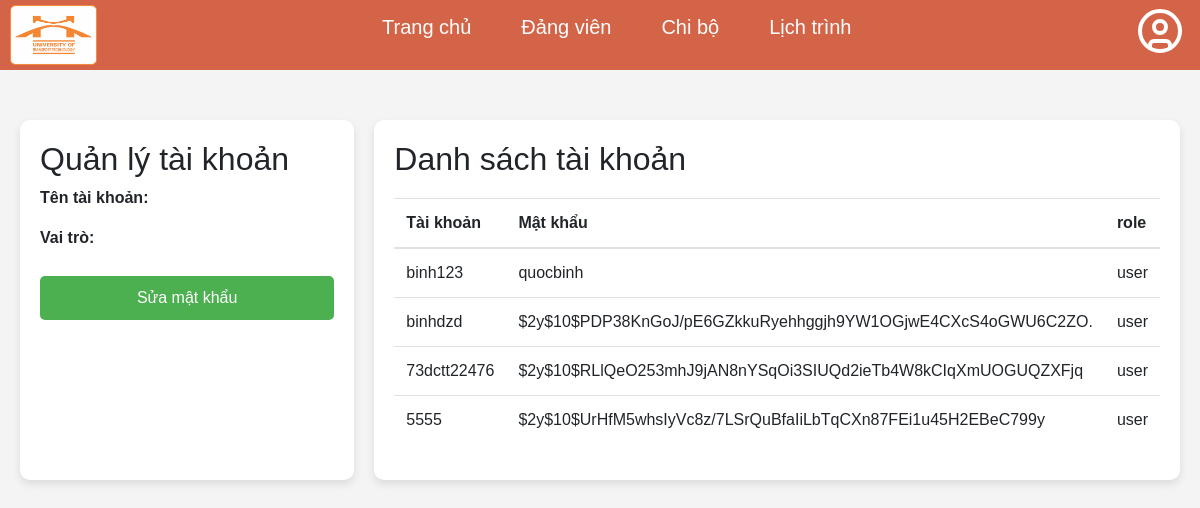
Page /admin/taikhoan.php on the committed database.
### tables this page shows
CREATE TABLE `users` (
  `id` int(11) NOT NULL,
  `username` varchar(50) NOT NULL,
  `password` varchar(255) NOT NULL,
  `role` varchar(10) NOT NULL,
  `maDangVien` varchar(50) DEFAULT NULL
);

### admin/taikhoan.php (called while the page is built)
<?php
    include "../view/header.php";
    include "DanhSach/quan_ly_tai_khoan.php";
?>

### admin/DanhSach/quan_ly_tai_khoan.php (the view, shortened to what this page needs)
<?php
require "Config/connect_db.php";
$username = $_SESSION['username'];
$sql = "SELECT * FROM users WHERE username = ?";
$stmt = $conn->prepare($sql);
$stmt->bind_param("s", $username);
$stmt->execute();
$result = $stmt->get_result();
$user = $result->fetch_assoc();
$isEditingPassword = isset($_GET['edit_password']);
$sql2 = "SELECT username, password, role FROM users where role ='user'";
$result = $conn->query($sql2);
?>
<!DOCTYPE html>
<html lang="vi">
<head>
</head>
<body>
    <div style="display: flex;flex-direction: row; gap:20px;padding-left: 20px;padding-right: 20px;">
        <div class="container" style="width: 30%;">
                <h2>Quản lý tài khoản</h2>
                <?php if ($isEditingPassword): ?>
                    <form method="POST">
                        <label>Mật khẩu mới:</label>
                        <input type="password" name="newPassword" placeholder="Nhập mật khẩu mới">
                        <label>Xác nhận mật khẩu mới:</label>
                        <input type="password" name="confirmPassword" placeholder="Xác nhận mật khẩu mới">
                        <button type="submit">Lưu</button>
                        <a href="?" style="display: inline-block; margin-top: 10px;">Hủy</a>
                    </form>
                <?php else: ?>
                    <p><strong>Tên tài khoản:</strong> <?php echo htmlspecialchars($user['username']); ?></p>
                    <p><strong>Vai trò:</strong> <?php echo htmlspecialchars($user['role']); ?></p>
                    <a href="?edit_password=1">
                        <button type="button">Sửa mật khẩu</button>
                    </a>
                <?php endif; ?>
            </div>
        </body>
        <div class="container" style="width: 70%;">
            <h2>Danh sách tài khoản</h2>
            <table  class="table" style="margin-top: 20px;">
                <thead>
                    <tr>
                    <th scope="col">Tài khoản</th>
                    <th scope="col">Mật khẩu</th>
                    <th scope="col">role</th>
                    </tr>
                </thead>
                <tbody>
                <?php
                    if ($result->num_rows > 0) {
                        while($row = $result->fetch_assoc()) {
                            echo "<tr>";
                            echo "<td>" . htmlspecialchars($row['username']) . "</td>";
                            echo "<td>" . htmlspecialchars($row['password']) . "</td>";
                            echo "<td>" . htmlspecialchars($row['role']) . "</td>";
                            echo "</tr>";
                        }
                    } else {
                        echo "<tr><td colspan='3'>Không có dữ liệu</td></tr>";
                    }
                    ?>
                </tbody>
            </table>
        </div>
</html>

### css/danhsach.css (style rules this page uses)
* { box-sizing: border-box; padding: 0; margin: 0; font-family: sans-serif; }

### admin/DanhSach/quan_ly_tai_khoan.php (style rules this page uses)
body { font-family: Arial, sans-serif; margin: 0; padding: 0; background-color: #f4f4f4; }
.container { margin: 50px auto; background: white; padding: 20px; border-radius: 10px; box-shadow: 0 4px 8px rgba(0, 0, 0, 0.1); }
input, button { width: 100%; padding: 10px; margin: 10px 0; border: 1px solid #ddd; border-radius: 5px; }
button { background-color: #4CAF50; color: white; border: none; cursor: pointer; }

### rows in the picture
users: username "binh123", password "quocbinh", role "user"
users: username "binhdzd", password "$2y$10$PDP38KnGoJ/pE6GZkkuRyehhggjh9YW1OGjwE4CXcS4oGWU6C2ZO.", role "user"
users: username "73dctt22476", password "$2y$10$RLlQeO253mhJ9jAN8nYSqOi3SIUQd2ieTb4W8kCIqXmUOGUQZXFjq", role "user"
users: username "5555", password "$2y$10$UrHfM5whsIyVc8z/7LSrQuBfaIiLbTqCXn87FEi1u45H2EBeC799y", role "user"
